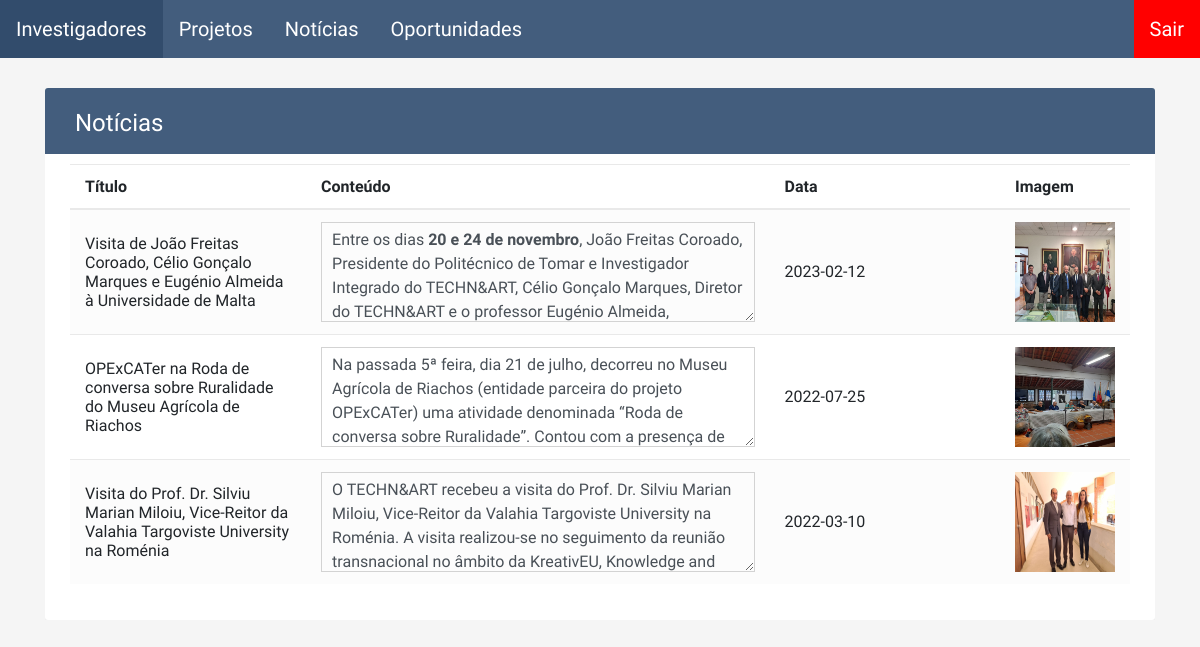
Page /backoffice/noticias/index.php (signed in) on the committed database.
### tables this page shows
CREATE TABLE `noticias` (
  `id` int(11) NOT NULL,
  `titulo` varchar(100) NOT NULL,
  `titulo_en` varchar(100) NOT NULL,
  `conteudo` mediumtext NOT NULL,
  `conteudo_en` mediumtext NOT NULL,
  `imagem` varchar(100) NOT NULL,
  `data` date NOT NULL,
  `ultimo_editor` int(11) DEFAULT NULL,
  `timestamp_editado` timestamp NOT NULL DEFAULT CURRENT_TIMESTAMP
);

### backoffice/noticias/index.php (the view, shortened to what this page needs)
<?php
require "../config/basedados.php";
$sql = "SELECT id, titulo, conteudo, data, imagem FROM noticias ORDER BY DATA DESC, titulo";
$result = mysqli_query($conn, $sql);
?>
<link rel="stylesheet" href="https://stackpath.bootstrapcdn.com/bootstrap/4.5.0/css/bootstrap.min.css">
<link rel="stylesheet" href="https://maxcdn.bootstrapcdn.com/font-awesome/4.7.0/css/font-awesome.min.css">
<div class="container-xl">
	<div class="table-responsive">
		<div class="table-wrapper">
			<div class="table-title">
				<div class="row">
					<div class="col-sm-6">
						<h2>Notícias</h2>
					</div>
					<div class="col-sm-6">
					</div>
				</div>
			</div>
			<table class="table table-striped table-hover">
				<thead>
					<tr>
						<th>Título</th>
						<th>Conteúdo</th>
						<th>Data</th>
						<th>Imagem</th>
					</tr>
				</thead>
				<tbody>
					<?php
					if (mysqli_num_rows($result) > 0) {
						while ($row = mysqli_fetch_assoc($result)) {
							echo "<tr>";
							echo "<td style='width:250px;'>" . $row["titulo"] . "</td>";
							echo "<td style='width:500px; height:100px;'>" . "<div class='div-textarea' style='width:100%; height:100%;'>" . $row["conteudo"] . "</div>" . "</td>";
							echo "<td style='width:250px;'>" . $row["data"] . "</td>";
							echo "<td><img src='../assets/noticias/$row[imagem]' width = '100px' height = '100px'></td>";
							echo "</tr>";
						}
					}
					?>
				</tbody>
			</table>
		</div>
	</div>
</div>

### rows in the picture
noticias: titulo "Visita de João Freitas Coroado, Célio Gonçalo Marques e Eugénio Almeida à Universidade de Malta", conteudo "Entre os dias 20 e 24 de novembro , João Freitas Coroado, Presidente do Politécnico de Tomar e Investigador Integrado do TECHN&ART, Célio Gonçalo Marques, Diretor do TECHN&ART e o professor Eugénio Almeida,…", data "2023-02-12", imagem (picture)
noticias: titulo "OPExCATer na Roda de conversa sobre Ruralidade do Museu Agrícola de Riachos", conteudo "Na passada 5ª feira, dia 21 de julho, decorreu no Museu Agrícola de Riachos (entidade parceira do projeto OPExCATer) uma atividade denominada “Roda de conversa sobre Ruralidade”. Contou com a presença de…", data "2022-07-25", imagem (picture)
noticias: titulo "Visita do Prof. Dr. Silviu Marian Miloiu, Vice-Reitor da Valahia Targoviste University na Roménia", conteudo "O TECHN&ART recebeu a visita do Prof. Dr. Silviu Marian Miloiu, Vice-Reitor da Valahia Targoviste University na Roménia. A visita realizou-se no seguimento da reunião transnacional no âmbito da KreativEU, Knowledge and…", data "2022-03-10", imagem (picture)
